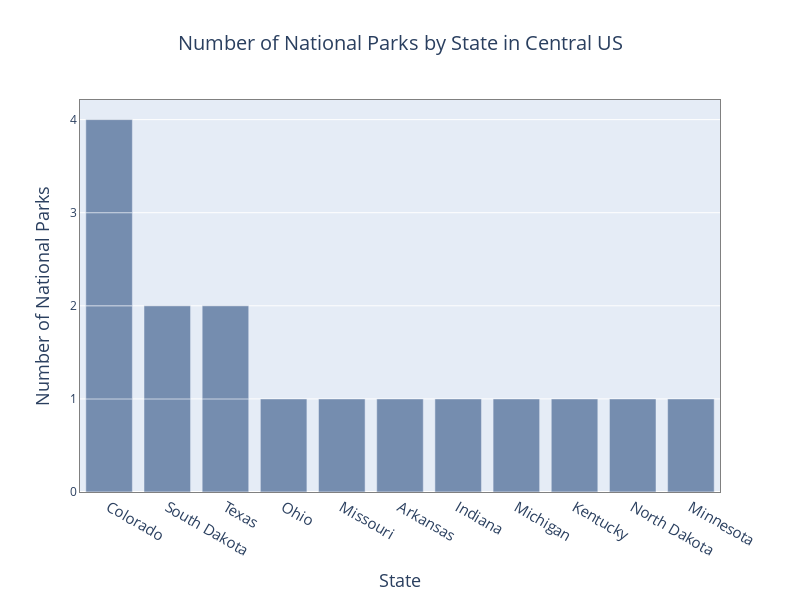

Notebook code for this chart:
### Code cell
# Construct the graph and style it. Further customize your graph by editing this code.
# See Plotly Documentation for help: https://plotly.com/python/plotly-express/

fig_central1 = px.bar(df_central, x='State',
            width = 800, height = 600,
            title='Number of National Parks by State in Central US', 
            labels={'count': 'Number of National Parks'})
fig_central1.update_layout(showlegend=False, title_font_size = 20, title_x=0.5,
                          xaxis={'categoryorder':'total descending'},
                          yaxis = dict(showgrid=True))
fig_central1.update_traces(marker_color='rgb(8,48,107)', opacity=0.5)
fig_central1.update_xaxes(title_font=dict(size=18), tickfont=dict(size = 15),
                         showline=True, linewidth=1, linecolor='grey', mirror=True)
fig_central1.update_yaxes(title_font=dict(size=18), nticks=5,
                         showline=True, linewidth=1, linecolor='grey', mirror=True)

fig_central1.show()

### Figure 1 — Plotly figure (JSON) as saved in the notebook; plotly's stock layout.template omitted (floating-point values rounded to 4 significant figures)
{"data": [{"alignmentgroup": "True", "hovertemplate": "State=%{x}<br>Number of National Parks=%{y}<extra></extra>", "legendgroup": "", "marker": {"color": "rgb(8,48,107)", "pattern": {"shape": ""}}, "name": "", "offsetgroup": "", "opacity": 0.5, "orientation": "v", "showlegend": false, "textposition": "auto", "type": "bar", "x": ["South Dakota", "Texas", "Colorado", "Ohio", "Missouri", "Colorado", "Texas", "Arkansas", "Indiana", "Michigan", "Kentucky", "Colorado", "Colorado", "North Dakota", "Minnesota", "South Dakota"], "xaxis": "x", "y": [1, 1, 1, 1, 1, 1, 1, 1, 1, 1, 1, 1, 1, 1, 1, 1], "yaxis": "y"}], "layout": {"barmode": "relative", "height": 600, "legend": {"tracegroupgap": 0}, "showlegend": false, "title": {"font": {"size": 20}, "text": "Number of National Parks by State in Central US", "x": 0.5}, "width": 800, "xaxis": {"anchor": "y", "categoryorder": "total descending", "domain": [0, 1], "linecolor": "grey", "linewidth": 1, "mirror": true, "showline": true, "tickfont": {"size": 15}, "title": {"font": {"size": 18}, "text": "State"}}, "yaxis": {"anchor": "x", "domain": [0, 1], "linecolor": "grey", "linewidth": 1, "mirror": true, "nticks": 5, "showgrid": true, "showline": true, "title": {"font": {"size": 18}, "text": "Number of National Parks"}}}}
